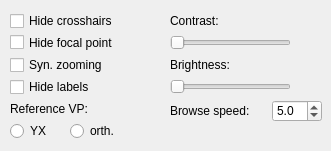
          <widget class="QWidget" name="tab_7">
           <attribute name="title">
            <string>Data viewports</string>
           </attribute>
           <widget class="QCheckBox" name="ckbx_SynZoom">
            <property name="geometry">
             <rect>
              <x>10</x>
              <y>54</y>
              <width>121</width>
              <height>22</height>
             </rect>
            </property>
            <property name="text">
             <string>Syn. zooming</string>
            </property>
           </widget>
           <widget class="QCheckBox" name="ckbx_HideFocalpoint">
            <property name="geometry">
             <rect>
              <x>10</x>
              <y>32</y>
              <width>131</width>
              <height>21</height>
             </rect>
            </property>
            <property name="text">
             <string>Hide focal point</string>
            </property>
           </widget>
           <widget class="QCheckBox" name="ckbx_HideCrossHairs">
            <property name="geometry">
             <rect>
              <x>10</x>
              <y>10</y>
              <width>131</width>
              <height>22</height>
             </rect>
            </property>
            <property name="text">
             <string>Hide crosshairs</string>
            </property>
           </widget>
           <widget class="QRadioButton" name="radioButton_orthRef">
            <property name="geometry">
             <rect>
              <x>70</x>
              <y>120</y>
              <width>61</width>
              <height>22</height>
             </rect>
            </property>
            <property name="text">
             <string>orth.</string>
            </property>
           </widget>
           <widget class="QLabel" name="label_13">
            <property name="geometry">
             <rect>
              <x>170</x>
              <y>100</y>
              <width>101</width>
              <height>22</height>
             </rect>
            </property>
            <property name="text">
             <string>Browse speed:</string>
            </property>
           </widget>
           <widget class="QDoubleSpinBox" name="SpinBoxSpeed">
            <property name="geometry">
             <rect>
              <x>272</x>
              <y>100</y>
              <width>50</width>
              <height>22</height>
             </rect>
            </property>
            <property name="decimals">
             <number>1</number>
            </property>
            <property name="minimum">
             <double>0.000000000000000</double>
            </property>
            <property name="maximum">
             <double>99.000000000000000</double>
            </property>
            <property name="singleStep">
             <double>0.100000000000000</double>
            </property>
            <property name="value">
             <double>5.000000000000000</double>
            </property>
           </widget>
           <widget class="QLabel" name="label_43">
            <property name="geometry">
             <rect>
              <x>10</x>
              <y>98</y>
              <width>121</width>
              <height>22</height>
             </rect>
            </property>
            <property name="text">
             <string>Reference VP:</string>
            </property>
           </widget>
           <widget class="QRadioButton" name="radioButton_YXRef">
            <property name="geometry">
             <rect>
              <x>10</x>
              <y>120</y>
              <width>51</width>
              <height>22</height>
             </rect>
            </property>
            <property name="text">
             <string>YX</string>
            </property>
           </widget>
           <widget class="QLabel" name="label_23">
            <property name="geometry">
             <rect>
              <x>170</x>
              <y>10</y>
              <width>131</width>
              <height>22</height>
             </rect>
            </property>
            <property name="text">
             <string>Contrast:</string>
            </property>
           </widget>
           <widget class="QxtSpanSlider" name="span_contrast">
            <property name="geometry">
             <rect>
              <x>170</x>
              <y>32</y>
              <width>121</width>
              <height>22</height>
             </rect>
            </property>
            <property name="maximum">
             <number>255</number>
            </property>
            <property name="orientation">
             <enum>Qt::Horizontal</enum>
            </property>
            <property name="upperValue">
             <number>255</number>
            </property>
           </widget>
           <widget class="QxtSpanSlider" name="span_brightness">
            <property name="geometry">
             <rect>
              <x>170</x>
              <y>76</y>
              <width>121</width>
              <height>22</height>
             </rect>
            </property>
            <property name="maximum">
             <number>255</number>
            </property>
            <property name="orientation">
             <enum>Qt::Horizontal</enum>
            </property>
            <property name="upperValue">
             <number>255</number>
            </property>
           </widget>
           <widget class="QLabel" name="label_51">
            <property name="geometry">
             <rect>
              <x>170</x>
              <y>54</y>
              <width>131</width>
              <height>22</height>
             </rect>
            </property>
            <property name="text">
             <string>Brightness:</string>
            </property>
           </widget>
           <widget class="QCheckBox" name="ckbx_HideLabelsDataVP">
            <property name="geometry">
             <rect>
              <x>10</x>
              <y>76</y>
              <width>121</width>
              <height>22</height>
             </rect>
            </property>
            <property name="text">
             <string>Hide labels</string>
            </property>
           </widget>
          </widget>
